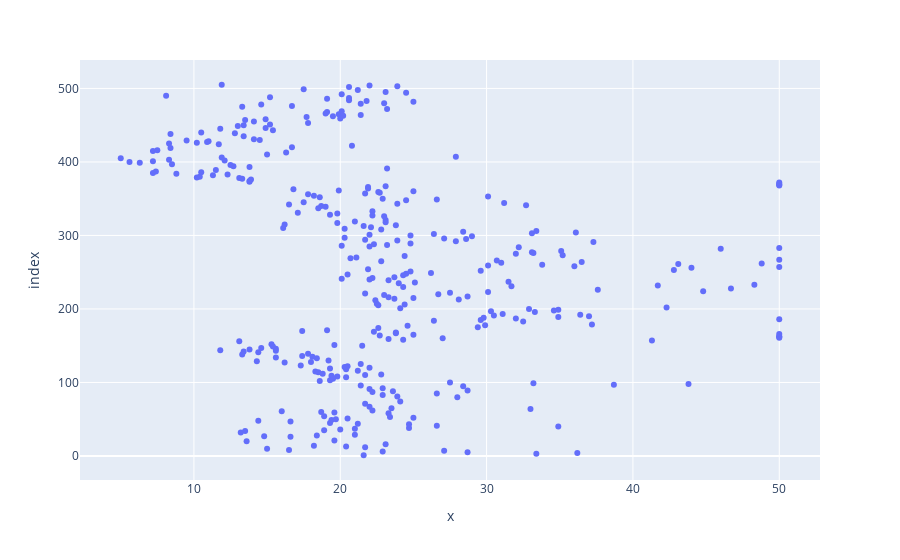

Source (notebook cell):
### Code cell
fig = px.scatter(X_train,Y_train)
fig.show()

### Figure 1 — Plotly figure (JSON) as saved in the notebook; plotly's stock layout.template omitted (floating-point values rounded to 4 significant figures; data arrays with more than 128 entries replaced by an {"elided": "..."} marker saying what was removed)
{"data": [{"hovertemplate": "x=%{x}<br>index=%{y}<extra></extra>", "legendgroup": "", "marker": {"color": "#636efa", "symbol": "circle"}, "mode": "markers", "name": "", "orientation": "h", "showlegend": false, "type": "scatter", "x": {"elided": "354 float values"}, "xaxis": "x", "y": {"elided": "354 int values"}, "yaxis": "y"}], "layout": {"legend": {"tracegroupgap": 0}, "margin": {"t": 60}, "xaxis": {"anchor": "y", "domain": [0, 1], "title": {"text": "x"}}, "yaxis": {"anchor": "x", "domain": [0, 1], "title": {"text": "index"}}}}
